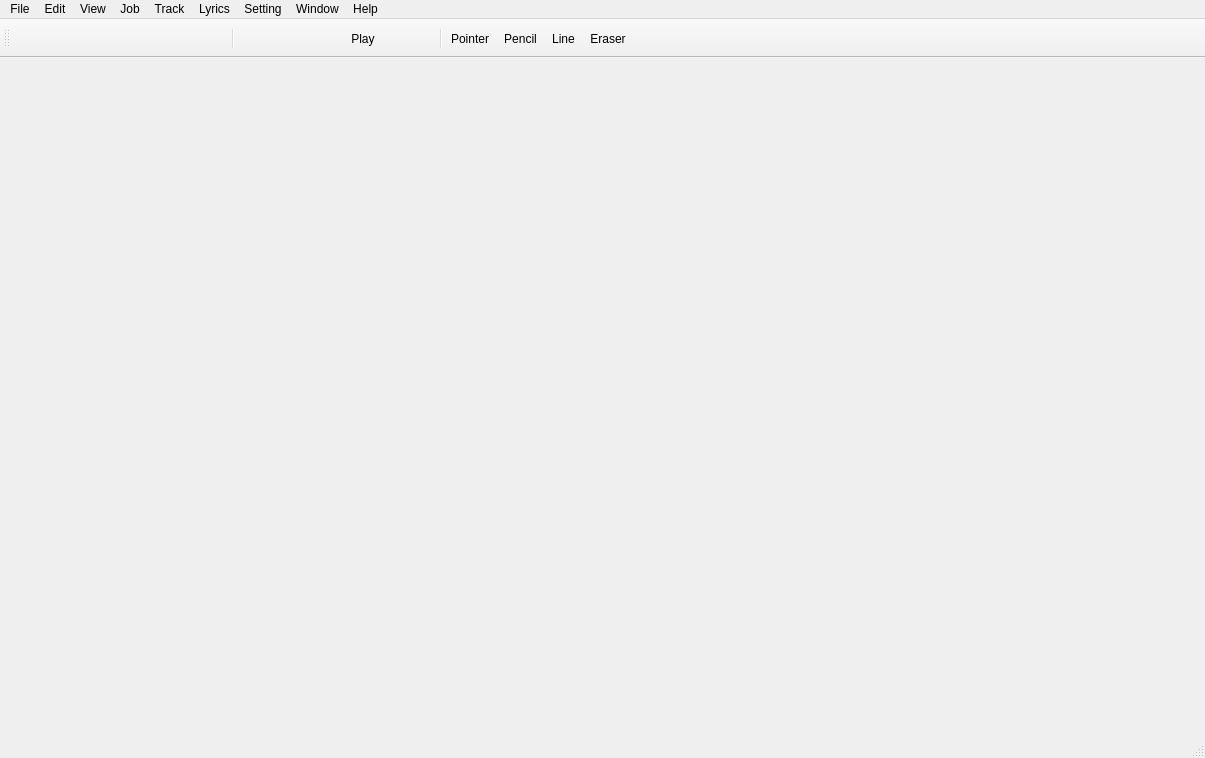
<?xml version="1.0" encoding="UTF-8"?>
<ui version="4.0">
 <class>MainWindow</class>
 <widget class="QMainWindow" name="MainWindow">
  <property name="geometry">
   <rect>
    <x>0</x>
    <y>0</y>
    <width>1205</width>
    <height>758</height>
   </rect>
  </property>
  <property name="windowTitle">
   <string notr="true">Cadencii</string>
  </property>
  <property name="windowIcon">
   <iconset resource="../Cadencii.qrc">
    <normaloff>:/icons/resources/icon.ico</normaloff>:/icons/resources/icon.ico</iconset>
  </property>
  <property name="toolButtonStyle">
   <enum>Qt::ToolButtonIconOnly</enum>
  </property>
  <property name="tabShape">
   <enum>QTabWidget::Rounded</enum>
  </property>
  <property name="unifiedTitleAndToolBarOnMac">
   <bool>true</bool>
  </property>
  <widget class="QSplitter" name="splitter_3">
   <property name="lineWidth">
    <number>0</number>
   </property>
   <property name="orientation">
    <enum>Qt::Horizontal</enum>
   </property>
   <property name="handleWidth">
    <number>1</number>
   </property>
   <widget class="QWidget" name="widget" native="true">
    <property name="enabled">
     <bool>true</bool>
    </property>
    <property name="sizePolicy">
     <sizepolicy hsizetype="Fixed" vsizetype="Preferred">
      <horstretch>0</horstretch>
      <verstretch>1</verstretch>
     </sizepolicy>
    </property>
    <property name="maximumSize">
     <size>
      <width>0</width>
      <height>16777215</height>
     </size>
    </property>
   </widget>
   <widget class="QSplitter" name="splitter">
    <property name="sizePolicy">
     <sizepolicy hsizetype="Expanding" vsizetype="Expanding">
      <horstretch>1</horstretch>
      <verstretch>1</verstretch>
     </sizepolicy>
    </property>
    <property name="lineWidth">
     <number>0</number>
    </property>
    <property name="orientation">
     <enum>Qt::Vertical</enum>
    </property>
    <property name="opaqueResize">
     <bool>true</bool>
    </property>
    <property name="handleWidth">
     <number>1</number>
    </property>
    <widget class="QWidget" name="layoutWidget">
     <layout class="QVBoxLayout" name="verticalLayout">
      <property name="spacing">
       <number>0</number>
      </property>
      <item>
       <widget class="Pianoroll" name="pianoRoll" native="true"/>
      </item>
     </layout>
    </widget>
    <widget class="QScrollArea" name="scrollArea_2">
     <property name="maximumSize">
      <size>
       <width>16777215</width>
       <height>0</height>
      </size>
     </property>
     <property name="lineWidth">
      <number>0</number>
     </property>
     <property name="widgetResizable">
      <bool>true</bool>
     </property>
     <widget class="QWidget" name="scrollAreaWidgetContents_2">
      <property name="geometry">
       <rect>
        <x>0</x>
        <y>0</y>
        <width>1187</width>
        <height>16</height>
       </rect>
      </property>
      <widget class="QWidget" name="widget_4" native="true">
       <property name="geometry">
        <rect>
         <x>30</x>
         <y>10</y>
         <width>451</width>
         <height>31</height>
        </rect>
       </property>
      </widget>
     </widget>
    </widget>
    <widget class="QScrollArea" name="scrollArea_3">
     <property name="maximumSize">
      <size>
       <width>16777215</width>
       <height>0</height>
      </size>
     </property>
     <property name="lineWidth">
      <number>0</number>
     </property>
     <property name="widgetResizable">
      <bool>true</bool>
     </property>
     <widget class="QWidget" name="scrollAreaWidgetContents_3">
      <property name="geometry">
       <rect>
        <x>0</x>
        <y>0</y>
        <width>1187</width>
        <height>16</height>
       </rect>
      </property>
      <widget class="QWidget" name="widget_5" native="true">
       <property name="geometry">
        <rect>
         <x>10</x>
         <y>10</y>
         <width>531</width>
         <height>41</height>
        </rect>
       </property>
      </widget>
     </widget>
    </widget>
   </widget>
  </widget>
  <widget class="QMenuBar" name="menuBar">
   <property name="geometry">
    <rect>
     <x>0</x>
     <y>0</y>
     <width>1205</width>
     <height>22</height>
    </rect>
   </property>
   <widget class="QMenu" name="menuFile">
    <property name="title">
     <string>File</string>
    </property>
    <addaction name="actionNew"/>
    <addaction name="actionOpen_2"/>
    <addaction name="actionSave"/>
    <addaction name="actionSave_as"/>
    <addaction name="separator"/>
    <addaction name="actionOpen_VSQ_Vocaloid_MIDI"/>
    <addaction name="actionOpen_UTAU_project_file"/>
    <addaction name="actionImport"/>
    <addaction name="actionExport"/>
    <addaction name="separator"/>
    <addaction name="actionOpenRecent"/>
   </widget>
   <widget class="QMenu" name="menuEdit">
    <property name="title">
     <string>Edit</string>
    </property>
    <addaction name="actionUndo"/>
    <addaction name="actionRedo"/>
    <addaction name="separator"/>
    <addaction name="actionCut"/>
    <addaction name="actionCopy"/>
    <addaction name="actionPaste"/>
    <addaction name="actionDelete"/>
    <addaction name="separator"/>
    <addaction name="actionAutoNormalizeMode"/>
    <addaction name="separator"/>
    <addaction name="actionSelectAll"/>
    <addaction name="actionSelectAllEvents"/>
   </widget>
   <widget class="QMenu" name="menuView">
    <property name="title">
     <string>View</string>
    </property>
    <addaction name="actionControlTrack"/>
    <addaction name="actionMixer"/>
    <addaction name="actionWaveform"/>
    <addaction name="actionIconPalette"/>
    <addaction name="actionPropertyWindow"/>
    <addaction name="actionNavigation"/>
    <addaction name="separator"/>
    <addaction name="actionGridLine"/>
    <addaction name="separator"/>
    <addaction name="actionStartMarker"/>
    <addaction name="actionEndMarker"/>
    <addaction name="separator"/>
    <addaction name="actionLyricsPhoneme"/>
    <addaction name="actionNoteExpressionVibrato"/>
    <addaction name="actionPitchLine"/>
   </widget>
   <widget class="QMenu" name="menuJob">
    <property name="title">
     <string>Job</string>
    </property>
    <addaction name="actionNormalizeNotes"/>
    <addaction name="actionInsertBars"/>
    <addaction name="actionDeleteBars"/>
    <addaction name="actionRandomize"/>
    <addaction name="actionConnectNotes"/>
    <addaction name="actionInsertLyrics"/>
   </widget>
   <widget class="QMenu" name="menuTrack">
    <property name="title">
     <string>Track</string>
    </property>
    <widget class="QMenu" name="menuRenderer">
     <property name="title">
      <string>Renderer</string>
     </property>
     <addaction name="actionVOCALOID1"/>
     <addaction name="actionVOCALOID2"/>
     <addaction name="actionUTAU"/>
     <addaction name="actionVConnect_STAND"/>
    </widget>
    <addaction name="actionTrackOn"/>
    <addaction name="separator"/>
    <addaction name="actionAddTrack"/>
    <addaction name="actionCopyTrack"/>
    <addaction name="actionRenameTrack"/>
    <addaction name="actionDeleteTrack"/>
    <addaction name="separator"/>
    <addaction name="actionRenderCurrentTrack"/>
    <addaction name="actionRenderAllTracks"/>
    <addaction name="separator"/>
    <addaction name="actionOverlay"/>
    <addaction name="menuRenderer"/>
    <addaction name="separator"/>
    <addaction name="actionBGM"/>
   </widget>
   <widget class="QMenu" name="menuLyrics">
    <property name="title">
     <string>Lyrics</string>
    </property>
    <addaction name="actionNote_expression_property"/>
    <addaction name="actionNote_vibrato_property"/>
    <addaction name="actionApply_UTAU_parameters"/>
    <addaction name="actionPhoneme_transformation"/>
    <addaction name="actionUser_word_dictionary"/>
    <addaction name="actionCopy_vibrato_config_to_preset"/>
   </widget>
   <widget class="QMenu" name="menuSetting">
    <property name="title">
     <string>Setting</string>
    </property>
    <widget class="QMenu" name="menuQuantize">
     <property name="title">
      <string>Quantize</string>
     </property>
     <addaction name="action1_4"/>
     <addaction name="action1_8"/>
     <addaction name="action1_16"/>
     <addaction name="action1_32"/>
     <addaction name="action1_64"/>
     <addaction name="action1_128"/>
     <addaction name="actionOff"/>
     <addaction name="separator"/>
     <addaction name="actionTriplet"/>
    </widget>
    <addaction name="actionSequence_config"/>
    <addaction name="menuQuantize"/>
    <addaction name="separator"/>
    <addaction name="actionShortcut_key"/>
    <addaction name="actionVibrato_preset"/>
    <addaction name="separator"/>
    <addaction name="actionSinging_style_defaults"/>
   </widget>
   <widget class="QMenu" name="menuWindow">
    <property name="title">
     <string>Window</string>
    </property>
    <addaction name="actionMinimize"/>
   </widget>
   <widget class="QMenu" name="menuHelp">
    <property name="title">
     <string>Help</string>
    </property>
    <addaction name="actionManual_PDF"/>
    <addaction name="actionLog"/>
   </widget>
   <addaction name="menuFile"/>
   <addaction name="menuEdit"/>
   <addaction name="menuView"/>
   <addaction name="menuJob"/>
   <addaction name="menuTrack"/>
   <addaction name="menuLyrics"/>
   <addaction name="menuSetting"/>
   <addaction name="menuWindow"/>
   <addaction name="menuHelp"/>
  </widget>
  <widget class="QToolBar" name="mainToolBar">
   <property name="sizePolicy">
    <sizepolicy hsizetype="Preferred" vsizetype="Minimum">
     <horstretch>0</horstretch>
     <verstretch>0</verstretch>
    </sizepolicy>
   </property>
   <property name="movable">
    <bool>true</bool>
   </property>
   <property name="iconSize">
    <size>
     <width>18</width>
     <height>24</height>
    </size>
   </property>
   <property name="toolButtonStyle">
    <enum>Qt::ToolButtonTextBesideIcon</enum>
   </property>
   <property name="floatable">
    <bool>true</bool>
   </property>
   <attribute name="toolBarArea">
    <enum>TopToolBarArea</enum>
   </attribute>
   <attribute name="toolBarBreak">
    <bool>false</bool>
   </attribute>
   <addaction name="action_16"/>
   <addaction name="action_17"/>
   <addaction name="action_18"/>
   <addaction name="action_19"/>
   <addaction name="action_20"/>
   <addaction name="action_21"/>
   <addaction name="action_22"/>
   <addaction name="action_23"/>
   <addaction name="separator"/>
   <addaction name="action_24"/>
   <addaction name="action_25"/>
   <addaction name="action_26"/>
   <addaction name="toolActionToEnd"/>
   <addaction name="toolActionPlay"/>
   <addaction name="action_27"/>
   <addaction name="action_28"/>
   <addaction name="separator"/>
   <addaction name="toolActionPointer"/>
   <addaction name="toolActionPencil"/>
   <addaction name="toolActionLine"/>
   <addaction name="toolActionEraser"/>
   <addaction name="action_29"/>
   <addaction name="action_30"/>
   <addaction name="action_31"/>
  </widget>
  <widget class="QStatusBar" name="statusBar"/>
  <action name="actionOpen">
   <property name="text">
    <string>Open</string>
   </property>
  </action>
  <action name="action_16">
   <property name="icon">
    <iconset resource="../Cadencii.qrc">
     <normaloff>:/icons/resources/disk__plus.png</normaloff>:/icons/resources/disk__plus.png</iconset>
   </property>
   <property name="text">
    <string/>
   </property>
  </action>
  <action name="actionNew">
   <property name="text">
    <string>New</string>
   </property>
  </action>
  <action name="actionOpen_2">
   <property name="text">
    <string>Open</string>
   </property>
  </action>
  <action name="actionSave">
   <property name="text">
    <string>Save</string>
   </property>
  </action>
  <action name="actionSave_as">
   <property name="text">
    <string>Save as</string>
   </property>
  </action>
  <action name="actionOpen_VSQ_Vocaloid_MIDI">
   <property name="text">
    <string>Open VSQ/Vocaloid MIDI</string>
   </property>
  </action>
  <action name="actionOpen_UTAU_project_file">
   <property name="text">
    <string>Open UTAU project file</string>
   </property>
  </action>
  <action name="actionImport">
   <property name="text">
    <string>Import</string>
   </property>
  </action>
  <action name="actionExport">
   <property name="text">
    <string>Export</string>
   </property>
  </action>
  <action name="actionOpenRecent">
   <property name="text">
    <string>Open Recent</string>
   </property>
  </action>
  <action name="actionUndo">
   <property name="text">
    <string>Undo</string>
   </property>
  </action>
  <action name="actionRedo">
   <property name="text">
    <string>Redo</string>
   </property>
  </action>
  <action name="actionCut">
   <property name="text">
    <string>Cut</string>
   </property>
  </action>
  <action name="actionCopy">
   <property name="text">
    <string>Copy</string>
   </property>
  </action>
  <action name="actionPaste">
   <property name="text">
    <string>Paste</string>
   </property>
  </action>
  <action name="actionDelete">
   <property name="text">
    <string>Delete</string>
   </property>
  </action>
  <action name="actionAutoNormalizeMode">
   <property name="text">
    <string>Auto normalize mode</string>
   </property>
  </action>
  <action name="actionSelectAll">
   <property name="text">
    <string>Select all</string>
   </property>
  </action>
  <action name="actionSelectAllEvents">
   <property name="text">
    <string>Select all events</string>
   </property>
  </action>
  <action name="actionControlTrack">
   <property name="text">
    <string>Control track</string>
   </property>
  </action>
  <action name="actionMixer">
   <property name="text">
    <string>Mixer</string>
   </property>
  </action>
  <action name="actionWaveform">
   <property name="text">
    <string>Waveform</string>
   </property>
  </action>
  <action name="actionIconPalette">
   <property name="text">
    <string>Icon palette</string>
   </property>
  </action>
  <action name="actionPropertyWindow">
   <property name="text">
    <string>Property window</string>
   </property>
  </action>
  <action name="actionNavigation">
   <property name="text">
    <string>Navigation</string>
   </property>
  </action>
  <action name="actionGridLine">
   <property name="text">
    <string>Grid line</string>
   </property>
  </action>
  <action name="actionStartMarker">
   <property name="text">
    <string>Start marker</string>
   </property>
  </action>
  <action name="actionEndMarker">
   <property name="text">
    <string>End marker</string>
   </property>
  </action>
  <action name="actionLyricsPhoneme">
   <property name="text">
    <string>Lyrics/Phoneme</string>
   </property>
  </action>
  <action name="actionNoteExpressionVibrato">
   <property name="text">
    <string>Note expression/Vibrato</string>
   </property>
  </action>
  <action name="actionPitchLine">
   <property name="text">
    <string>Pitch line</string>
   </property>
  </action>
  <action name="actionNormalizeNotes">
   <property name="text">
    <string>Normalize notes</string>
   </property>
  </action>
  <action name="actionInsertBars">
   <property name="text">
    <string>Insert bars</string>
   </property>
  </action>
  <action name="actionDeleteBars">
   <property name="text">
    <string>Delete bars</string>
   </property>
  </action>
  <action name="actionRandomize">
   <property name="text">
    <string>Randomize</string>
   </property>
  </action>
  <action name="actionConnectNotes">
   <property name="text">
    <string>Connect notes</string>
   </property>
  </action>
  <action name="actionInsertLyrics">
   <property name="text">
    <string>Insert lyrics</string>
   </property>
  </action>
  <action name="actionTrackOn">
   <property name="text">
    <string>Track on</string>
   </property>
  </action>
  <action name="actionAddTrack">
   <property name="text">
    <string>Add track</string>
   </property>
  </action>
  <action name="actionCopyTrack">
   <property name="text">
    <string>Copy track</string>
   </property>
  </action>
  <action name="actionRenameTrack">
   <property name="text">
    <string>Rename track</string>
   </property>
  </action>
  <action name="actionDeleteTrack">
   <property name="text">
    <string>Delete track</string>
   </property>
  </action>
  <action name="actionRenderCurrentTrack">
   <property name="text">
    <string>Render current track</string>
   </property>
  </action>
  <action name="actionRenderAllTracks">
   <property name="text">
    <string>Render all tracks</string>
   </property>
  </action>
  <action name="actionOverlay">
   <property name="text">
    <string>Overlay</string>
   </property>
  </action>
  <action name="actionBGM">
   <property name="text">
    <string>BGM</string>
   </property>
  </action>
  <action name="actionVOCALOID1">
   <property name="text">
    <string>VOCALOID1</string>
   </property>
  </action>
  <action name="actionVOCALOID2">
   <property name="text">
    <string>VOCALOID2</string>
   </property>
  </action>
  <action name="actionUTAU">
   <property name="text">
    <string>UTAU</string>
   </property>
  </action>
  <action name="actionVConnect_STAND">
   <property name="text">
    <string>vConnect-STAND</string>
   </property>
  </action>
  <action name="actionNote_expression_property">
   <property name="text">
    <string>Note expression property</string>
   </property>
  </action>
  <action name="actionNote_vibrato_property">
   <property name="text">
    <string>Note vibrato property</string>
   </property>
  </action>
  <action name="actionApply_UTAU_parameters">
   <property name="text">
    <string>Apply UTAU parameters</string>
   </property>
  </action>
  <action name="actionPhoneme_transformation">
   <property name="text">
    <string>Phoneme transformation</string>
   </property>
  </action>
  <action name="actionUser_word_dictionary">
   <property name="text">
    <string>User word dictionary</string>
   </property>
  </action>
  <action name="actionCopy_vibrato_config_to_preset">
   <property name="text">
    <string>Copy vibrato config to preset</string>
   </property>
  </action>
  <action name="actionSequence_config">
   <property name="text">
    <string>Sequence config</string>
   </property>
  </action>
  <action name="actionShortcut_key">
   <property name="text">
    <string>Shortcut key</string>
   </property>
  </action>
  <action name="actionVibrato_preset">
   <property name="text">
    <string>Vibrato preset</string>
   </property>
  </action>
  <action name="actionSinging_style_defaults">
   <property name="text">
    <string>Singing style defaults</string>
   </property>
  </action>
  <action name="action1_4">
   <property name="text">
    <string>1/4</string>
   </property>
  </action>
  <action name="action1_8">
   <property name="text">
    <string>1/8</string>
   </property>
  </action>
  <action name="action1_16">
   <property name="text">
    <string>1/16</string>
   </property>
  </action>
  <action name="action1_32">
   <property name="text">
    <string>1/32</string>
   </property>
  </action>
  <action name="action1_64">
   <property name="text">
    <string>1/64</string>
   </property>
  </action>
  <action name="action1_128">
   <property name="text">
    <string>1/128</string>
   </property>
  </action>
  <action name="actionOff">
   <property name="text">
    <string>Off</string>
   </property>
  </action>
  <action name="actionTriplet">
   <property name="text">
    <string>Triplet</string>
   </property>
  </action>
  <action name="actionMinimize">
   <property name="text">
    <string>Minimize</string>
   </property>
  </action>
  <action name="actionManual_PDF">
   <property name="text">
    <string>Manual (PDF)</string>
   </property>
  </action>
  <action name="actionLog">
   <property name="text">
    <string>Log</string>
   </property>
  </action>
  <action name="action_17">
   <property name="icon">
    <iconset resource="../Cadencii.qrc">
     <normaloff>:/icons/resources/folder_horizontal_open.png</normaloff>:/icons/resources/folder_horizontal_open.png</iconset>
   </property>
   <property name="text">
    <string/>
   </property>
  </action>
  <action name="action_18">
   <property name="icon">
    <iconset resource="../Cadencii.qrc">
     <normaloff>:/icons/resources/disk.png</normaloff>:/icons/resources/disk.png</iconset>
   </property>
   <property name="text">
    <string/>
   </property>
  </action>
  <action name="action_19">
   <property name="icon">
    <iconset resource="../Cadencii.qrc">
     <normaloff>:/icons/resources/scissors.png</normaloff>:/icons/resources/scissors.png</iconset>
   </property>
   <property name="text">
    <string/>
   </property>
  </action>
  <action name="action_20">
   <property name="icon">
    <iconset resource="../Cadencii.qrc">
     <normaloff>:/icons/resources/documents.png</normaloff>:/icons/resources/documents.png</iconset>
   </property>
   <property name="text">
    <string/>
   </property>
  </action>
  <action name="action_21">
   <property name="icon">
    <iconset resource="../Cadencii.qrc">
     <normaloff>:/icons/resources/clipboard_paste.png</normaloff>:/icons/resources/clipboard_paste.png</iconset>
   </property>
   <property name="text">
    <string/>
   </property>
  </action>
  <action name="action_22">
   <property name="icon">
    <iconset resource="../Cadencii.qrc">
     <normaloff>:/icons/resources/arrow_skip_180.png</normaloff>:/icons/resources/arrow_skip_180.png</iconset>
   </property>
   <property name="text">
    <string/>
   </property>
  </action>
  <action name="action_23">
   <property name="icon">
    <iconset resource="../Cadencii.qrc">
     <normaloff>:/icons/resources/arrow_skip.png</normaloff>:/icons/resources/arrow_skip.png</iconset>
   </property>
   <property name="text">
    <string/>
   </property>
  </action>
  <action name="action_24">
   <property name="icon">
    <iconset resource="../Cadencii.qrc">
     <normaloff>:/icons/resources/control_stop_180.png</normaloff>:/icons/resources/control_stop_180.png</iconset>
   </property>
   <property name="text">
    <string/>
   </property>
  </action>
  <action name="action_25">
   <property name="icon">
    <iconset resource="../Cadencii.qrc">
     <normaloff>:/icons/resources/control_double_180.png</normaloff>:/icons/resources/control_double_180.png</iconset>
   </property>
   <property name="text">
    <string/>
   </property>
  </action>
  <action name="action_26">
   <property name="icon">
    <iconset resource="../Cadencii.qrc">
     <normaloff>:/icons/resources/control_double.png</normaloff>:/icons/resources/control_double.png</iconset>
   </property>
   <property name="text">
    <string/>
   </property>
  </action>
  <action name="toolActionPlay">
   <property name="icon">
    <iconset resource="../Cadencii.qrc">
     <normaloff>:/icons/resources/control.png</normaloff>:/icons/resources/control.png</iconset>
   </property>
   <property name="text">
    <string>Play</string>
   </property>
   <property name="iconVisibleInMenu">
    <bool>true</bool>
   </property>
  </action>
  <action name="action_27">
   <property name="checkable">
    <bool>true</bool>
   </property>
   <property name="icon">
    <iconset resource="../Cadencii.qrc">
     <normaloff>:/icons/resources/arrow_circle_double.png</normaloff>:/icons/resources/arrow_circle_double.png</iconset>
   </property>
   <property name="text">
    <string/>
   </property>
  </action>
  <action name="action_28">
   <property name="checkable">
    <bool>true</bool>
   </property>
   <property name="icon">
    <iconset resource="../Cadencii.qrc">
     <normaloff>:/icons/resources/arrow_return.png</normaloff>:/icons/resources/arrow_return.png</iconset>
   </property>
   <property name="text">
    <string/>
   </property>
  </action>
  <action name="toolActionPointer">
   <property name="checkable">
    <bool>true</bool>
   </property>
   <property name="icon">
    <iconset resource="../Cadencii.qrc">
     <normaloff>:/icons/resources/arrow_135.png</normaloff>:/icons/resources/arrow_135.png</iconset>
   </property>
   <property name="text">
    <string>Pointer</string>
   </property>
  </action>
  <action name="toolActionPencil">
   <property name="checkable">
    <bool>true</bool>
   </property>
   <property name="icon">
    <iconset resource="../Cadencii.qrc">
     <normaloff>:/icons/resources/pencil.png</normaloff>:/icons/resources/pencil.png</iconset>
   </property>
   <property name="text">
    <string>Pencil</string>
   </property>
  </action>
  <action name="toolActionLine">
   <property name="checkable">
    <bool>true</bool>
   </property>
   <property name="icon">
    <iconset resource="../Cadencii.qrc">
     <normaloff>:/icons/resources/layer_shape_line.png</normaloff>:/icons/resources/layer_shape_line.png</iconset>
   </property>
   <property name="text">
    <string>Line</string>
   </property>
  </action>
  <action name="toolActionEraser">
   <property name="checkable">
    <bool>true</bool>
   </property>
   <property name="icon">
    <iconset resource="../Cadencii.qrc">
     <normaloff>:/icons/resources/eraser.png</normaloff>:/icons/resources/eraser.png</iconset>
   </property>
   <property name="text">
    <string>Eraser</string>
   </property>
  </action>
  <action name="action_29">
   <property name="checkable">
    <bool>true</bool>
   </property>
   <property name="icon">
    <iconset resource="../Cadencii.qrc">
     <normaloff>:/icons/resources/ruler_crop.png</normaloff>:/icons/resources/ruler_crop.png</iconset>
   </property>
   <property name="text">
    <string/>
   </property>
  </action>
  <action name="action_30">
   <property name="checkable">
    <bool>true</bool>
   </property>
   <property name="icon">
    <iconset resource="../Cadencii.qrc">
     <normaloff>:/icons/resources/layer_shape_curve.png</normaloff>:/icons/resources/layer_shape_curve.png</iconset>
   </property>
   <property name="text">
    <string/>
   </property>
  </action>
  <action name="action_31">
   <property name="checkable">
    <bool>true</bool>
   </property>
   <property name="icon">
    <iconset resource="../Cadencii.qrc">
     <normaloff>:/icons/resources/piano.png</normaloff>:/icons/resources/piano.png</iconset>
   </property>
   <property name="text">
    <string/>
   </property>
  </action>
  <action name="toolActionToEnd">
   <property name="icon">
    <iconset resource="../Cadencii.qrc">
     <normaloff>:/icons/resources/control_stop.png</normaloff>:/icons/resources/control_stop.png</iconset>
   </property>
   <property name="text">
    <string/>
   </property>
  </action>
 </widget>
 <layoutdefault spacing="6" margin="11"/>
 <customwidgets>
  <customwidget>
   <class>Pianoroll</class>
   <extends>QWidget</extends>
   <header>gui/pianoroll.h</header>
  </customwidget>
 </customwidgets>
 <resources>
  <include location="../Cadencii.qrc"/>
 </resources>
 <connections/>
</ui>
